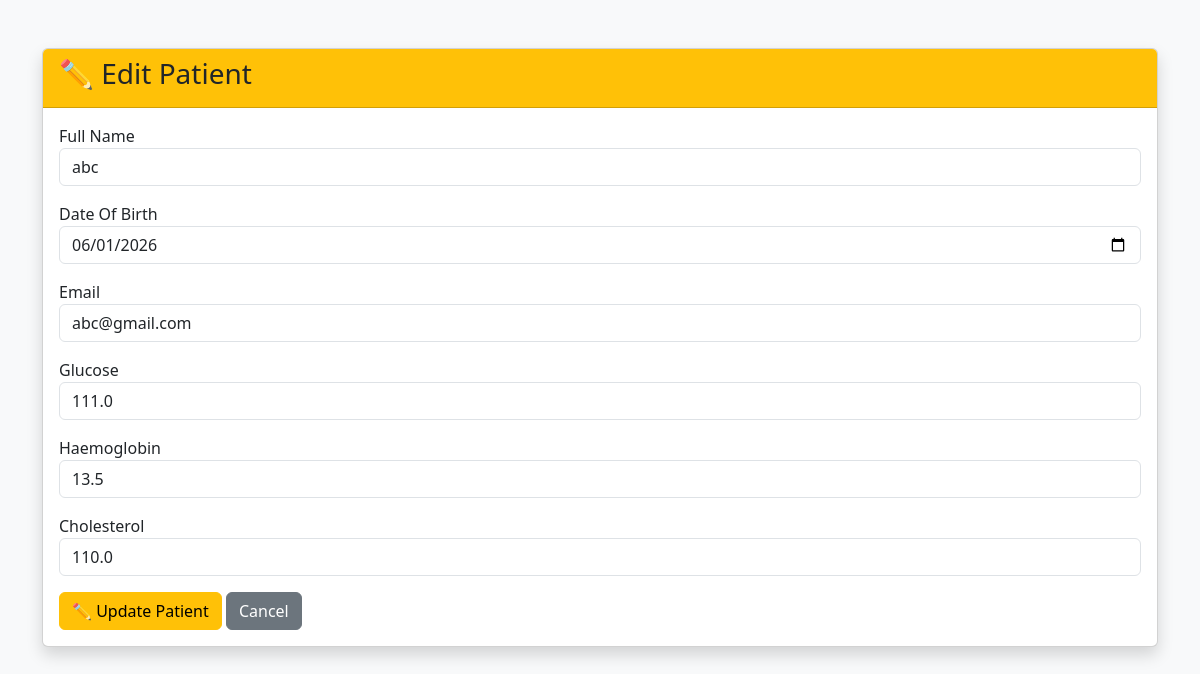
The page /edit/3 on the database its author committed.
### tables this page shows
CREATE TABLE patients(
        id INTEGER PRIMARY KEY AUTOINCREMENT,
        name TEXT NOT NULL,
        dob TEXT NOT NULL,
        email TEXT NOT NULL,
        glucose REAL NOT NULL,
        haemoglobin REAL NOT NULL,
        cholesterol REAL NOT NULL,
        remarks TEXT
    );

### app.py (the view, shortened to what this page needs)
@app.route(
    "/edit/<int:patient_id>",
    methods=["GET", "POST"]
)
def edit_patient(patient_id):
    patient = get_patient_by_id(
        patient_id
    )
    return render_template(
        "edit_patient.html",
        patient=patient
    )

### database.py (called while the page is built)
def get_patient_by_id(patient_id):
    conn = sqlite3.connect(
        "database/patients.db"
    )
    cursor = conn.cursor()
    cursor.execute(
        "SELECT * FROM patients WHERE id=?",
        (patient_id,)
    )
    patient = cursor.fetchone()
    conn.close()
    return patient

### templates/edit_patient.html (shortened to what this page needs)
<!DOCTYPE html>
<html>
<head>
    <link href="https://cdn.jsdelivr.net/npm/bootstrap@5.3.3/dist/css/bootstrap.min.css"
          rel="stylesheet">
</head>
<body class="bg-light">
<div class="container mt-5">
    <div class="card shadow">
        <div class="card-header bg-warning">
            <h3>
                ✏️ Edit Patient
            </h3>
        </div>
        <div class="card-body">
            <form method="POST">
                <div class="mb-3">
                    <label>Full Name</label>
                    <input
                        type="text"
                        class="form-control"
                        name="name"
                        value="{{ patient[1] }}"
                        required>
                </div>
                <div class="mb-3">
                    <label>Date Of Birth</label>
                    <input
                        type="date"
                        class="form-control"
                        name="dob"
                        value="{{ patient[2] }}"
                        required>
                </div>
                <div class="mb-3">
                    <label>Email</label>
                    <input
                        type="email"
                        class="form-control"
                        name="email"
                        value="{{ patient[3] }}"
                        required>
                </div>
                <div class="mb-3">
                    <label>Glucose</label>
                    <input
                        type="number"
                        step="0.01"
                        class="form-control"
                        name="glucose"
                        value="{{ patient[4] }}"
                        required>
                </div>
                <div class="mb-3">
                    <label>Haemoglobin</label>
                    <input
                        type="number"
                        step="0.01"
                        class="form-control"
                        name="haemoglobin"
                        value="{{ patient[5] }}"
                        required>
                </div>
                <div class="mb-3">
                    <label>Cholesterol</label>
                    <input
                        type="number"
                        step="0.01"
                        class="form-control"
                        name="cholesterol"
                        value="{{ patient[6] }}"
                        required>
                </div>
                <button
                    type="submit"
                    class="btn btn-warning">
                    ✏️ Update Patient
                </button>
                <a href="/patients"
                   class="btn btn-secondary">
                    Cancel
                </a>
            </form>
        </div>
    </div>
</div>
</body>
</html>

### rows shown on the page
patients: name "abc", dob "06/01/2026", email "abc@gmail.com", glucose "111.0", haemoglobin "13.5", cholesterol "110.0"
